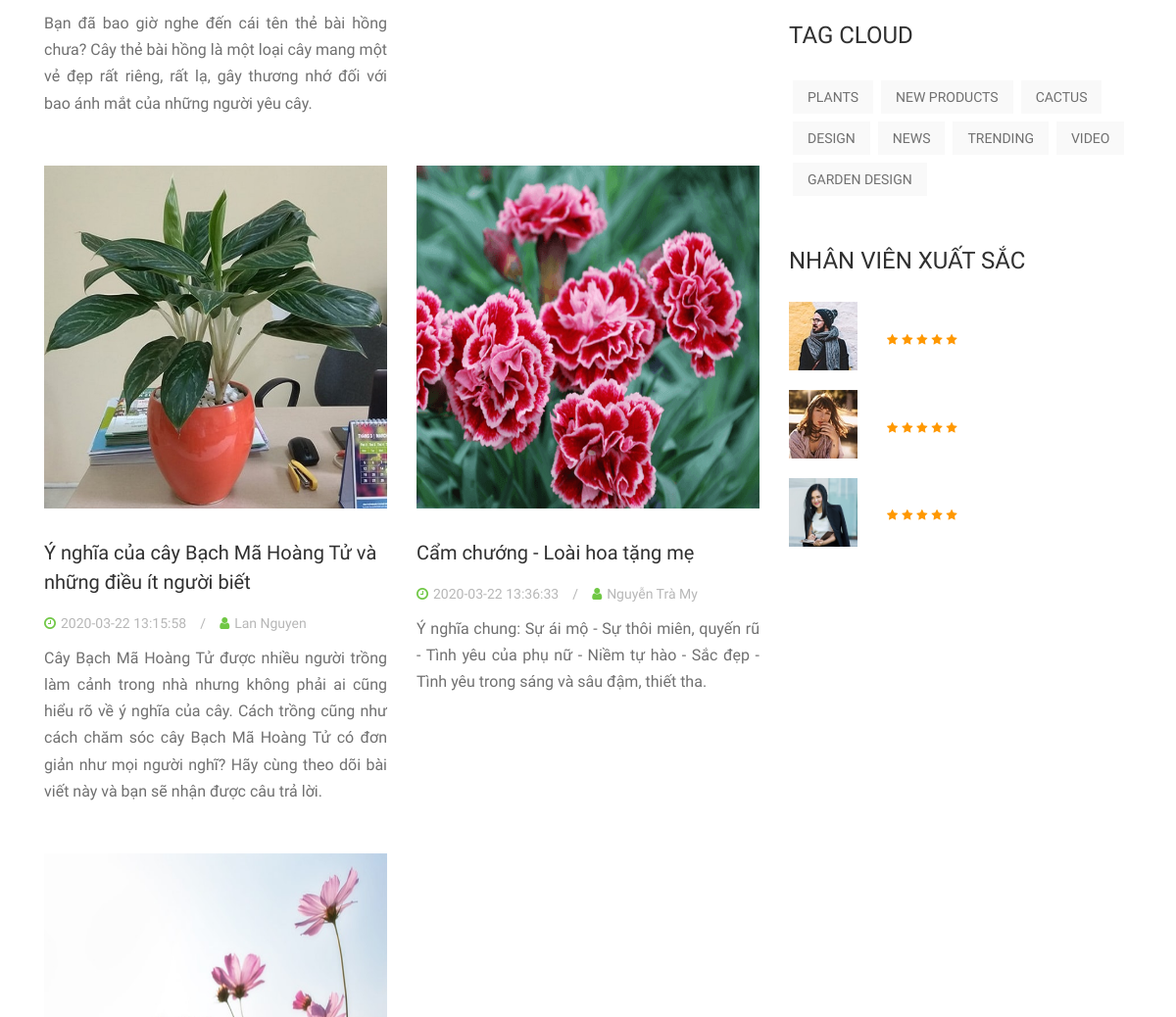
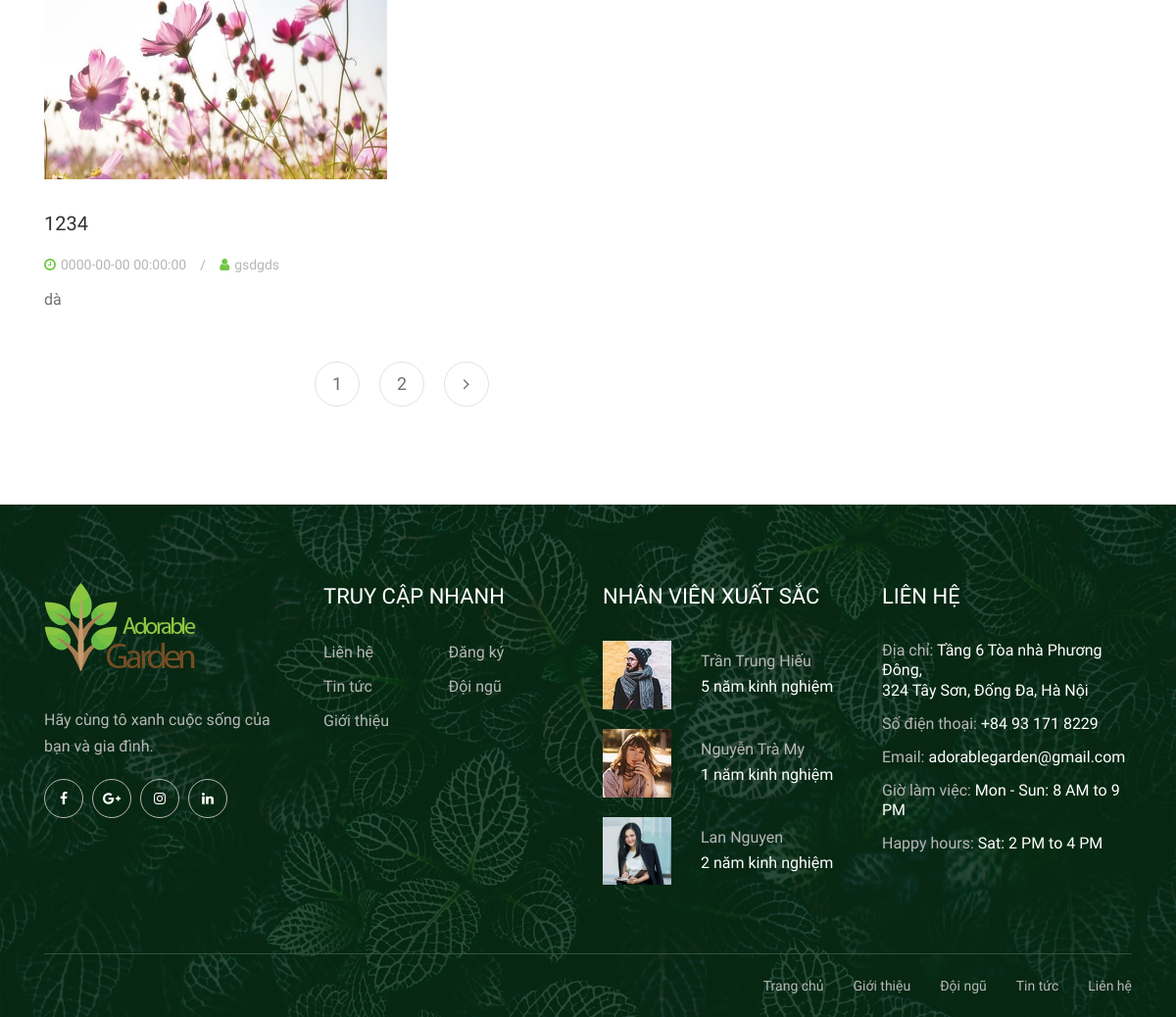
The page /index.php/tin_tuc (lower part) on the database as committed earlier (2 pictures, top to bottom).
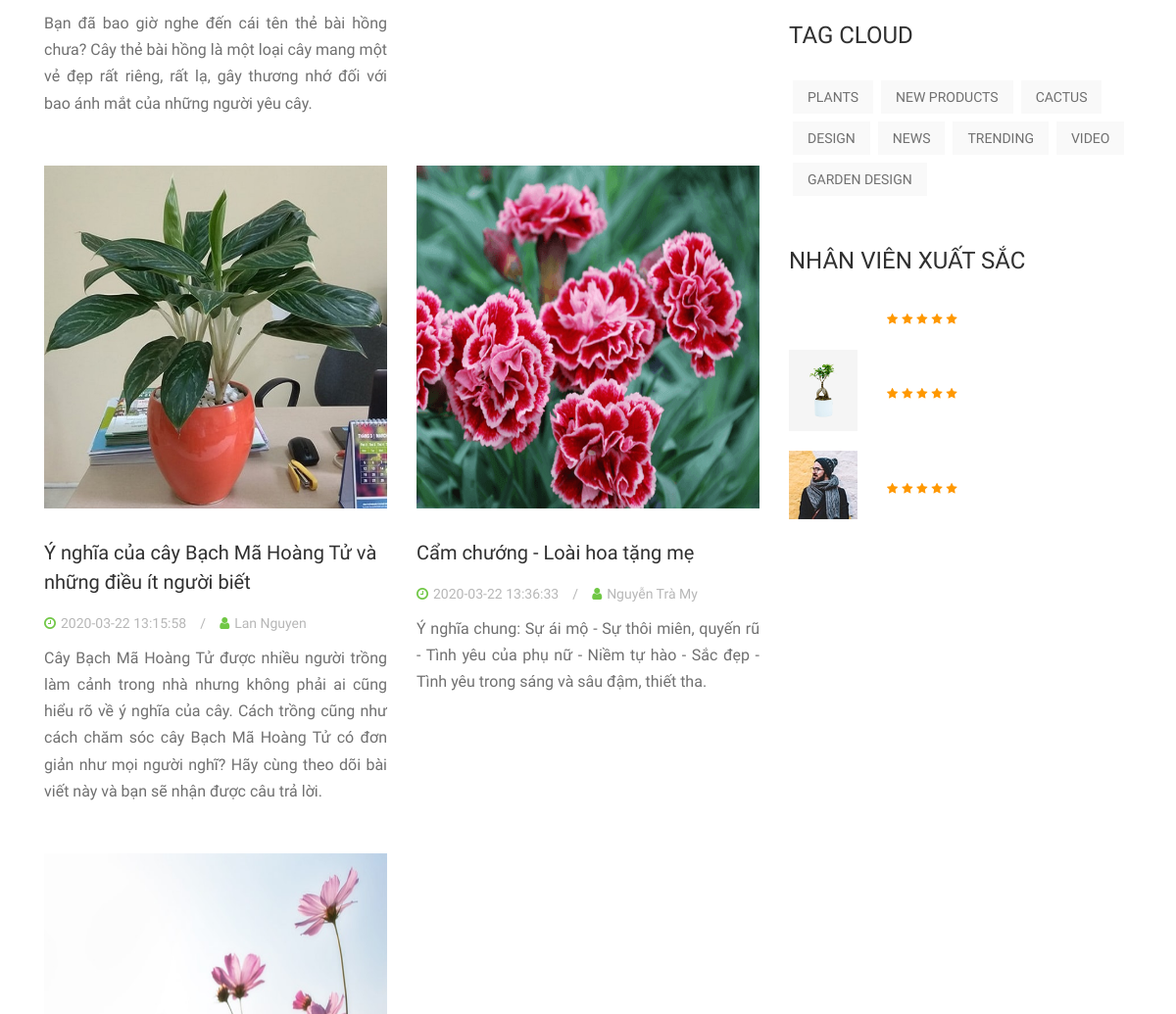
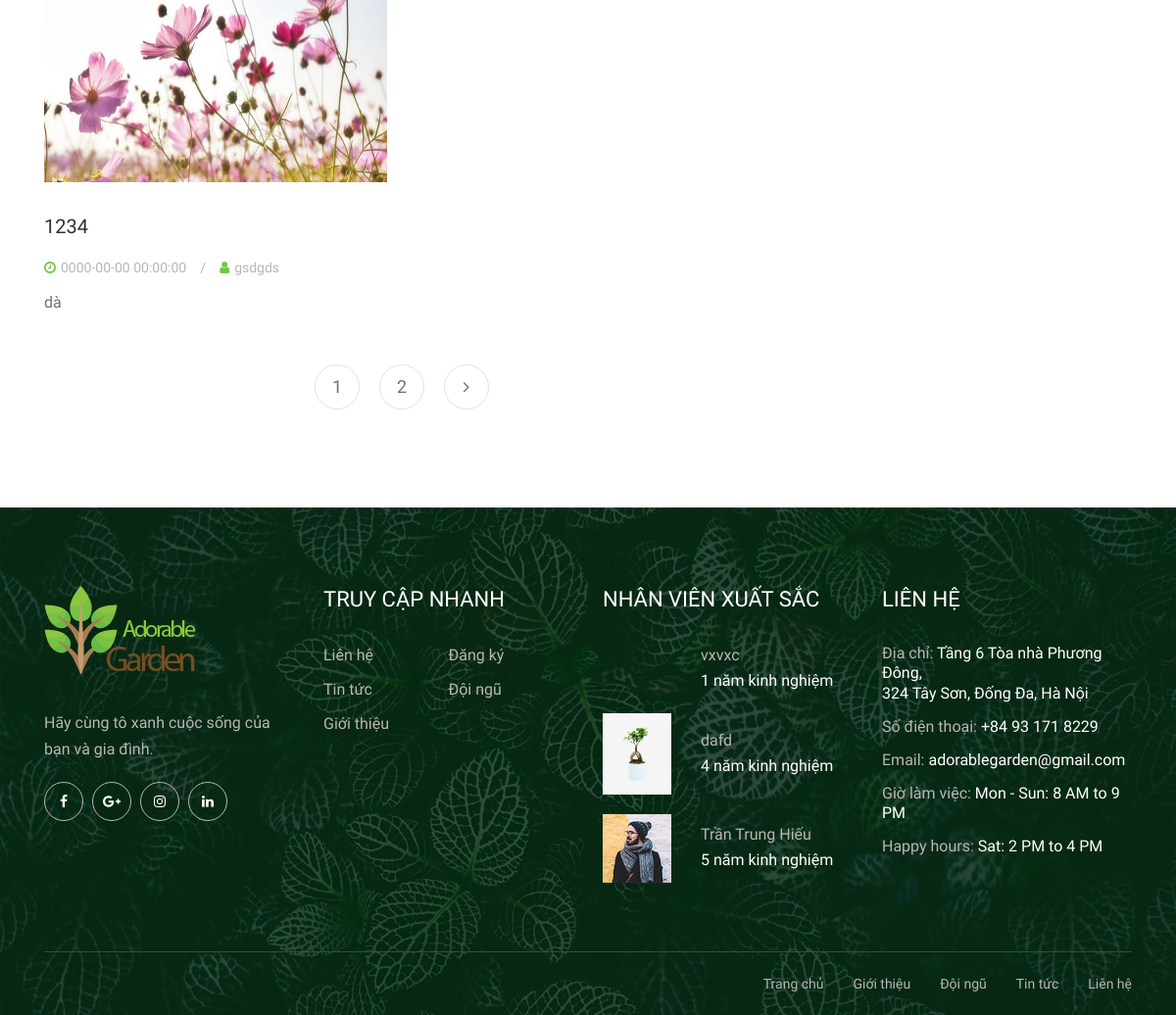
The same page on the database as committed later (2 pictures, top to bottom).
### tables this page shows
CREATE TABLE `tbl_tin_tuc` (
  `id` int(11) NOT NULL,
  `tieu_de` varchar(100) NOT NULL,
  `tac_gia` varchar(100) NOT NULL,
  `noi_dung_doc_thu` text NOT NULL,
  `noi_dung` text NOT NULL,
  `ngay_tao` timestamp NOT NULL DEFAULT current_timestamp(),
  `nguoi_tao` varchar(30) DEFAULT NULL,
  `ngay_sua` datetime DEFAULT NULL,
  `nguoi_sua` varchar(100) DEFAULT NULL,
  `anh_minh_hoa_1` text NOT NULL,
  `anh_minh_hoa_2` text NOT NULL,
  `so_luot_doc` int(11) DEFAULT NULL
);

CREATE TABLE `tbl_doi_ngu` (
  `id` int(11) NOT NULL,
  `name` varchar(100) NOT NULL,
  `ngay_sinh` datetime NOT NULL,
  `so_CMT` int(11) NOT NULL,
  `so_nam_kinh_nghiem` int(11) NOT NULL,
  `gioi_thieu` text NOT NULL,
  `email` varchar(50) NOT NULL,
  `SDT` int(11) NOT NULL,
  `price` int(11) NOT NULL,
  `anh_minh_hoa` text DEFAULT NULL,
  `anh_CMT_mat_truoc` text NOT NULL,
  `anh_CMT_mat_sau` text NOT NULL,
  `dich_vu` varchar(100) NOT NULL,
  `dia_chi` varchar(100) NOT NULL,
  `quan` varchar(100) NOT NULL,
  `thanh_pho` varchar(100) NOT NULL,
  `ngay_tao` timestamp NOT NULL DEFAULT current_timestamp(),
  `nguoi_tao` varchar(100) DEFAULT NULL,
  `ngay_sua` datetime DEFAULT NULL,
  `nguoi_sua` varchar(100) DEFAULT NULL
);

### application/controllers/Tin_tuc.php (called while the page is built, shortened)
<?php
class Tin_tuc extends CI_Controller {
	function __construct()
	{
		$this->load->helper('url');
		$this->load->database();
		$this->load->library('session');
		$this->load->model('m_tin_tuc');
	}
	public function index()
	{
		$data['tin_tuc'] = $this->m_tin_tuc->lay_tin_tuc();
		$query = $this->db->query("
			SELECT anh_minh_hoa_1,tieu_de, tac_gia, noi_dung_doc_thu, date(ngay_tao) as ngay_tao
			FROM tbl_tin_tuc
			ORDER BY ngay_tao DESC limit 3
		");
		$query1 = $this->db->query("
			SELECT *
			FROM tbl_doi_ngu
			ORDER BY ngay_tao DESC limit 3
		");
		$data['bai_viet_gan_day'] = $query->result();
		$data['nhan_vien_moi'] = $query1->result();
		$this->load->view('menu');
		$this->load->view('tin_tuc',$data);
		$this->load->view('footer');
	}
}

### index.php (called while the page is built, shortened)
<?php
require_once BASEPATH.'core/CodeIgniter.php';

### application/models/m_tin_tuc.php (called while the page is built, shortened)
<?php
Class m_tin_tuc extends CI_Model {
	public function lay_tin_tuc()
	{
		$query = $this->db->query("
			SELECT *
			FROM tbl_tin_tuc
		");
		return $query->result();
	}
}
;?>

### application/views/tin_tuc.php (the view, shortened to what this page needs)
    <section class="alazea-blog-area mb-100">
        <div class="container">
            <div class="row">
                <div class="col-12 col-md-8">
                    <div class="row">
                    <?php foreach ($tin_tuc as $row) {
                         ;?>
                        <div class="col-12 col-lg-6">
                            <div class="single-blog-post mb-50">
                                <div class="post-thumbnail mb-30">
                                    <a href="single-post.html"><img style="height: 350px; width: auto" src="<?=base_url();?>/img/bg-img/<?=$row->anh_minh_hoa_1;?>" alt=""></a>
                                </div>
                                <div class="post-content">
                                    <a href="<?=base_url();?>tin_tuc/hien_thi_tin_tuc_chi_tiet/<?=$row->id;?>" class="post-title">
                                        <h5><?=$row->tieu_de?></h5>
                                    </a>
                                    <div class="post-meta">
                                        <a href="#"><i class="fa fa-clock-o" aria-hidden="true"></i><?=$row->ngay_tao?></a>
                                        <a href="#"><i class="fa fa-user" aria-hidden="true"></i><?=$row->tac_gia?></a>
                                    </div>
                                    <p class="post-excerpt" style="text-align: justify;"><?=$row->noi_dung_doc_thu?></p>
                                </div>
                            </div>
                        </div>
                    <?php
                            }
                            ;?>
                    </div>
                    <div class="row">
                        <div class="col-12">
                            <nav aria-label="Page navigation">
                                <ul class="pagination">
                                    <li class="page-item"><a class="page-link" href="#">1</a></li>
                                    <li class="page-item"><a class="page-link" href="#">2</a></li>
                                    <li class="page-item"><a class="page-link" href="#"><i class="fa fa-angle-right"></i></a></li>
                                </ul>
                            </nav>
                        </div>
                    </div>
                </div>
                <div class="col-12 col-md-4">
                    <div class="post-sidebar-area">
                        <div class="single-widget-area">
                        <div class="single-widget-area">
                            <div class="widget-title">
                                <h4>Tag Cloud</h4>
                            </div>
                            <ol class="popular-tags d-flex flex-wrap">
                                <li><a href="#">PLANTS</a></li>
                                <li><a href="#">NEW PRODUCTS</a></li>
                                <li><a href="#">CACTUS</a></li>
                                <li><a href="#">DESIGN</a></li>
                                <li><a href="#">NEWS</a></li>
                                <li><a href="#">TRENDING</a></li>
                                <li><a href="#">VIDEO</a></li>
                                <li><a href="#">GARDEN DESIGN</a></li>
                            </ol>
                        </div>
                        <div class="single-widget-area">
                            <div class="widget-title">
                                <h4>NHÂN VIÊN XUẤT SẮC</h4>
                            </div>
                             <?php foreach ($nhan_vien_moi as $row) {
                         ;?>
                            <div class="single-best-seller-product d-flex align-items-center">
                                <div class="product-thumbnail">
                                    <a href="shop-details.html"> <img src="<?=base_url();?>/img/bg-img/<?=$row->anh_minh_hoa;?>" alt=""></a>
                                </div>
                                <div class="product-info">
                                    <div class="ratings">
                                        <i class="fa fa-star"></i>
                                        <i class="fa fa-star"></i>
                                        <i class="fa fa-star"></i>
                                        <i class="fa fa-star"></i>
                                        <i class="fa fa-star"></i>
                                    </div>
                                </div>
                            </div>
                            <?php
                            }
                            ;?>
                        </div>
                        </div>
                    </div>
                </div>
            </div>
        </div>
    </section>
</body>
</html>

### application/views/menu.php (shortened to what this page needs)
<!DOCTYPE html>
<html lang="vi">
<head>
    <link rel="stylesheet" href="<?=base_url();?>style.css">
</head>
<body>

### application/views/footer.php
<footer class="footer-area bg-img" style="background-image: url(<?=base_url();?>img/bg-img/3.jpg);">
    <div class="main-footer-area">
        <div class="container">
            <div class="row">
                <div class="col-12 col-sm-6 col-lg-3">
                    <div class="single-footer-widget">
                        <div class="footer-logo mb-30">
                            <a href="#"><img src="<?=base_url();?>img/core-img/logo.jpg" alt=""></a>
                        </div>
                        <p>Hãy cùng tô xanh cuộc sống của bạn và gia đình.</p>
                        <div class="social-info">
                            <a href="https://www.facebook.com/laconceptvn/"><i class="fa fa-facebook" aria-hidden="true"></i></a>
                            <a href="#"><i class="fa fa-google-plus" aria-hidden="true"></i></a>
                            <a href="#"><i class="fa fa-instagram" aria-hidden="true"></i></a>
                            <a href="#"><i class="fa fa-linkedin" aria-hidden="true"></i></a>
                        </div>
                    </div>
                </div>
                <div class="col-12 col-sm-6 col-lg-3">
                    <div class="single-footer-widget">
                        <div class="widget-title">
                            <h5>TRUY CẬP NHANH</h5>
                        </div>
                        <nav class="widget-nav">
                            <ul>
                                <li><a href="lien_he">Liên hệ</a></li>
                                <li><a href="admin/dang_ky">Đăng ký</a></li>
                                <li><a href="tin_tuc">Tin tức</a></li>
                                <li><a href="doi_ngu">Đội ngũ</a></li>
                                <li><a href="gioi_thieu">Giới thiệu</a></li>
                            </ul>
                        </nav>
                    </div>
                </div>
                <div class="col-12 col-sm-6 col-lg-3">
                    <div class="single-footer-widget">
                        <div class="widget-title">
                            <h5>NHÂN VIÊN XUẤT SẮC</h5>
                        </div>
                        <?php foreach ($nhan_vien_moi as $row) {
                        ;?>
                        <div class="single-best-seller-product d-flex align-items-center">
                            <div class="product-thumbnail">
                                <a href="shop-details"><img src="<?=base_url();?>/img/bg-img/<?=$row->anh_minh_hoa;?>" alt=""></a>
                            </div>
                            <div class="product-info">
                                <a href="shop-details"><?=$row->name?></a>
                                <p><?=$row->so_nam_kinh_nghiem?> năm kinh nghiệm</p>
                            </div>
                        </div>
                        <?php
                        }
                        ;?>
                    </div>
                </div>
                <div class="col-12 col-sm-6 col-lg-3">
                    <div class="single-footer-widget">
                        <div class="widget-title">
                            <h5>LIÊN HỆ</h5>
                        </div>
                        <div class="contact-information">
                            <p><span>Địa chỉ:</span> Tầng 6 Tòa nhà Phương Đông, <br>324 Tây Sơn, Đống Đa, Hà Nội </p>
                            <p><span>Số điện thoại:</span> +84 93 171 8229</p>
                            <p><span>Email:</span> adorablegarden@gmail.com</p>
                            <p><span>Giờ làm việc:</span> Mon - Sun: 8 AM to 9 PM</p>
                            <p><span>Happy hours:</span> Sat: 2 PM to 4 PM</p>
                        </div>
                    </div>
                </div>
            </div>
        </div>
    </div>
    <div class="footer-bottom-area">
        <div class="container">
            <div class="row">
                <div class="col-12">
                    <div class="border-line"></div>
                </div>
                <div class="col-12 col-md-6">
                    <div class="copywrite-text">
                    </div>
                </div>
                <div class="col-12 col-md-6">
                    <div class="footer-nav">
                        <nav>
                            <ul>
                                <li><a href="welcome">Trang chủ</a></li>
                                <li><a href="gioi_thieu">Giới thiệu</a></li>
                                <li><a href="doi_ngu">Đội ngũ</a></li>
                                <li><a href="tin_tuc">Tin tức</a></li>
                                <li><a href="lien_he">Liên hệ</a></li>
                            </ul>
                        </nav>
                    </div>
                </div>
            </div>
        </div>
    </div>
</footer>
</html>

### css/classy-nav.css (style rules this page uses)
* { margin: 0; padding: 0; }
body { font-family: "Roboto", sans-serif; }
ul, ol { margin: 0; }
ul li, ol li { list-style: none; }
img { height: auto; max-width: 100%; }
.bg-img { background-position: center center; background-size: cover; background-repeat: no-repeat; }

Rows that differ between the two databases and show on the page:
no longer on this page (row unchanged): tbl_doi_ngu: anh_minh_hoa (picture), name "Nguyễn Trà My", so_nam_kinh_nghiem "1"
no longer on this page (row edited): tbl_doi_ngu: anh_minh_hoa (picture), name "Lan Nguyen", so_nam_kinh_nghiem "2"
added tbl_doi_ngu: name "vxvxc", so_nam_kinh_nghiem "1"
added tbl_doi_ngu: anh_minh_hoa (picture), name "dafd", so_nam_kinh_nghiem "4"
